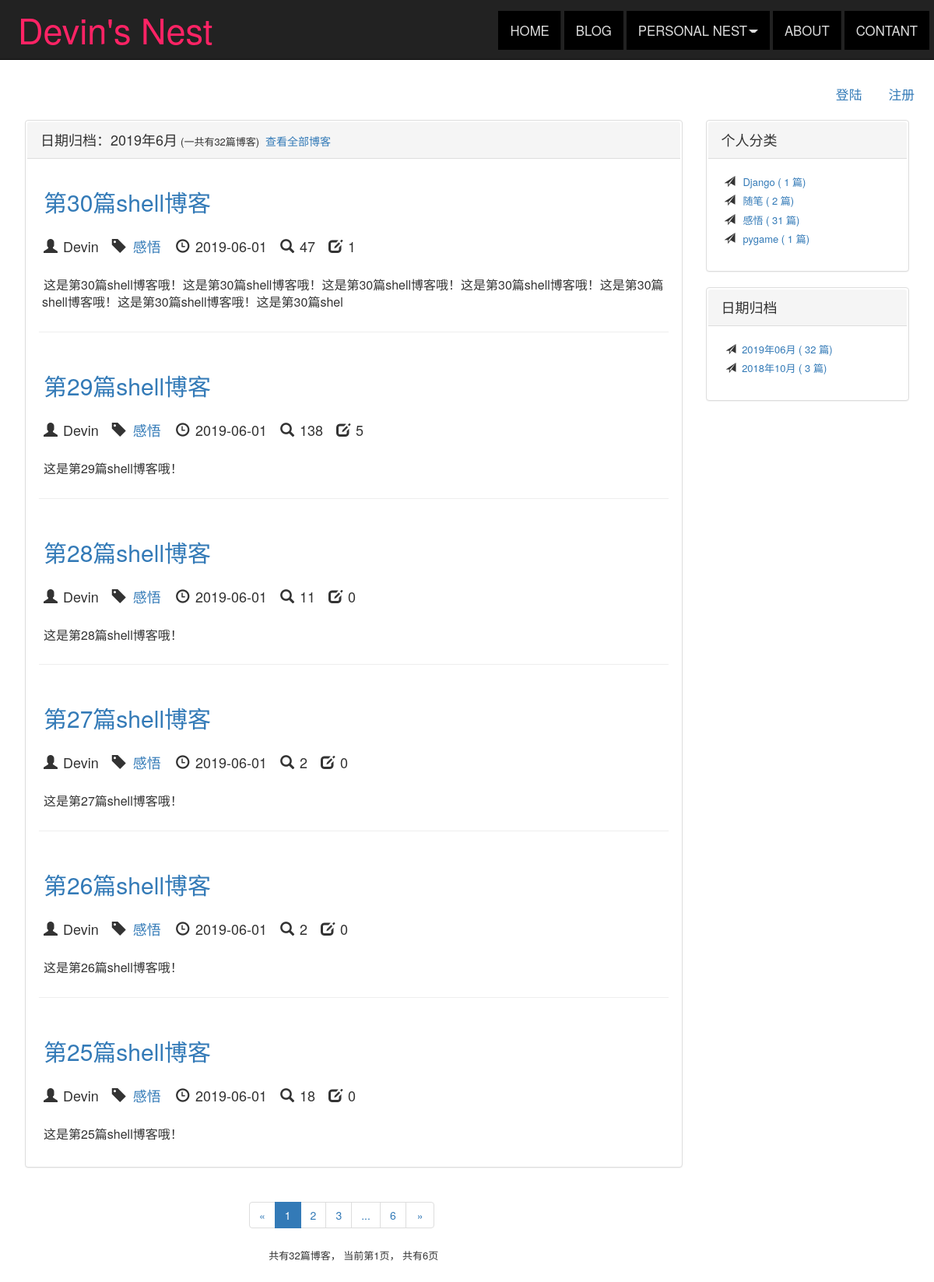
/blog/date/2019/6, run on the app's committed database.
### blog/models.py (models this page shows, shortened)
class Blog(models.Model, ReadNumExpandMethod):
    title = models.CharField(max_length=50)
    blog_type = models.ForeignKey(BlogType, on_delete=models.CASCADE)
    content = RichTextUploadingField()
    author = models.ForeignKey(User, on_delete=models.CASCADE)
    created_time = models.DateTimeField(auto_now_add=True)
    last_updated_time = models.DateTimeField(auto_now=True)
    class Meta:
        ordering = ['-created_time']

class BlogType(models.Model):
    type_name = models.CharField(max_length=15)
    def __str__(self):
        return self.type_name

### read_statistics/models.py (models this page shows)
class ReadNum(models.Model):
	read_num = models.IntegerField(default=0)
	content_type = models.ForeignKey(ContentType, on_delete=models.CASCADE)
	object_id = models.PositiveIntegerField()
	content_object = GenericForeignKey('content_type', 'object_id')

### blog/views.py (the view)
# urls.py: path('date/<int:year>/<int:month>', views.blogs_with_date, name="blogs_with_date")
def blogs_with_date(request,year,month):
    blogs_all_list = Blog.objects.filter(created_time__year=year,created_time__month=month)
    context = get_blog_list_common_data(request,blogs_all_list)
    context['blogs_with_date'] = '%s年%s月' %(year, month)
    return render(request, 'blog/blogs_with_date.html', context)

### comment/templatetags/comment_tags.py (called while the page is built)
@register.simple_tag
def get_comment_count(obj):
	content_type = ContentType.objects.get_for_model(obj)
	return Comment.objects.filter(content_type=content_type, object_id=obj.pk).count()

### read_statistics/models.py (called while the page is built)
	def get_read_num(self):
	    	try:
	    		ct = ContentType.objects.get_for_model(self)
	    		readnum = ReadNum.objects.get(content_type=ct, object_id=self.pk)
	    		return readnum.read_num
	    	except exceptions.ObjectDoesNotExist:
	    		return 0

### user/context_processors.py (called while the page is built)
def login_model_form(request):
    return {'login_model_form': LoginForm()}

### blog/templates/blog/blogs_with_date.html (shortened to what this page needs)
{% extends 'blog/blog_list.html' %}
{% block nav_blog_active %}active{% endblock %}
{% block blog_list_title %}
    <font size="4">日期归档：{{ blogs_with_date }}</font><font size="2">(一共有{{ page_of_blogs.paginator.count }}篇博客)</font>
    <a href="{% url 'blog_list' %}">查看全部博客</a>
{% endblock %}

### blog/templates/blog/blog_list.html (shortened to what this page needs)
{% extends 'base.html' %}
{% load staticfiles %}
{% load comment_tags %}
{% block header_extends %}
    <link rel="stylesheet" type="text/css" href="{% static 'blog.css' %}">
{% endblock %}
{% block content %}
    <div class="container2">
        <div class="col-sm-12">
            <ul class="nav navbar-nav navbar-right">
                {% if not user.is_authenticated %}
                    <li><a href="{% url 'login' %}?from={{request.get_full_path}}">
                        登陆</a>
                    </li>
                    <li><a href="{% url 'register' %}?from={{request.get_full_path}}">
                        注册</a>
                    </li>
                {% endif %}
            </ul>
        </div>
    </div>
    <br>
    <div class="container">
        <div class="row">
            <div class="col-sm-8 col-md-9 col-lg-9">
                <div class="panel panel-default one">
                    <div class="panel-heading">
                        {% block blog_list_title %}<font size=4>博客列表</font><font size="2">（一共有{{ page_of_blogs.paginator.count }}篇博客）</font>{% endblock %}
                    </div>
                    <div class="panel-body">
                        {% for blog in blogs %}
                            <div class="blog">
                                <h2><a href="{% url 'blog_detail' blog.pk %}">{{ blog.title }}</a></h2>
                                <p class="blog-into">
                                    <h4>
                                    <span class="glyphicon glyphicon-glyphicon glyphicon-user" aria-hidden="true"></span>
                                    {{ blog.author }}&nbsp;&nbsp;
                                    <span class="glyphicon glyphicon-tag"></span>
                                    <a href="{% url 'blogs_with_type' blog.blog_type.pk %}">{{ blog.blog_type }}</a>&nbsp;&nbsp;
                                    <span class="glyphicon glyphicon-glyphicon glyphicon-time" aria-hidden="true"></span>
                                    {{ blog.created_time|date:"Y-m-d" }}&nbsp;&nbsp;
                                    <span class="glyphicon glyphicon-glyphicon glyphicon-search" aria-hidden="true"></span>
                                    {{blog.get_read_num}}&nbsp;&nbsp;
                                    <span class="glyphicon glyphicon-glyphicon glyphicon-edit" aria-hidden="true"></span>
                                    {% get_comment_count blog %}&nbsp;&nbsp;
                                    </h4>
                                </p>
                                <p><font size="3">{{ blog.content|striptags|truncatechars:100 }}</font></p>
                            </div>
                        {% empty %}
                            <div class="blog">
                                <h4>-- 暂无博客，敬请期待 --</h4>
                            </div>
                        {% endfor %}
                    </div>
                </div>
                <div class="paginator">
                    <ul class="pagination">
                        <li>
                            {% if page_of_blogs.has_previous %}
                                <a href="?page={{page_of_blogs.previous_page_number}}" aria-label="Previous">
                                    <span aria-hidden="true">&laquo;</span>
                                </a>
                            {% else %}
                                <span aria-hidden="true">&laquo;</span>
                            {% endif %}
                        </li>
                        {% for page_num in page_range %}
                            {% if page_num == page_of_blogs.number %}
                                <li class="active"><span>{{page_num}}</span></li>
                            {% else %}
                                {% if page_num == '...' %}
                                    <li><span>{{'...'}}</span></li>
                                {% else %}
                                    <li><a href="?page={{ page_num }}" >{{page_num}}</a></li>
                                {% endif %}
                            {% endif %}
                        {% endfor %}
                        <li>
                            {% if page_of_blogs.has_next %}
                                <a href="?page={{page_of_blogs.next_page_number}}" aria-label="Next">
                                    <span aria-hidden="true">&raquo;</span>
                                </a>
                            {% else %}
                                <span aria-hidden="true">&raquo;</span>
                            {% endif %}
                        </li>
                    </ul>
                    <p><font size=2>
                        共有{{ page_of_blogs.paginator.count }}篇博客，
                        当前第{{ page_of_blogs.number }}页，
                        共有{{ page_of_blogs.paginator.num_pages }}页
                    </p></font>
                </div>
            </div>
            <div class="hidden-xs col-sm-4 col-md-3 col-lg-3">
                <div class="panel panel-default two">
                  <div class="panel-heading"><font size=4>个人分类</font></div>
                  <div class="panel-body">
                    <ul class="blog-types">
                        {% for blog_type in blog_types %}
                            <li> <span class="glyphicon glyphicon-send" aria-hidden="true"></span>
                                <a href="{% url 'blogs_with_type' blog_type.pk %}">
                                   <font size='2'>{{ blog_type.type_name }}  ( {{blog_type.blog_count}} 篇)</font>
                                </a>
                            </li>
                        {% empty %}
                            <li>暂无分类</li>
                        {% endfor %}
                    </ul>
                  </div>
                </div>
                <div class="panel panel-default three">
                    <div class="panel-heading"><font size=4>日期归档</font></div>
                    <div class="panel-body">
                        <ul>
                            {% for blog_date,blog_count in blog_dates.items %}
                                <li><font size='2'>
                                     <span class="glyphicon glyphicon-send" aria-hidden="true"></span><a href="{% url 'blogs_with_date' blog_date.year blog_date.month %}">
                                        {{ blog_date|date:"Y年m月" }} ( {{blog_count}} 篇)
                                    </a></font>
                                </li>
                            {% endfor %}
                        </ul>
                    </div>
                </div>
            </div>
        </div>
    </div>
{% endblock %}

### static/css/base.css (style rules this page uses)
* { margin: 0; padding: 2px; text-decoration: none !important; }
body { margin-top: 80px !important; text-decoration: none; }
ul { list-style-type: none; }
ul.nav.navbar-nav.navbar-right { font-size: 120%; margin-top: 4px; }

### blog/static/blog.css (style rules this page uses)
ul.blog-types { list-style-type: none; }
div.blog:not(:last-child) { margin-bottom: 2em; padding-bottom: 1em; border-bottom: 1px solid #eee; }
div.paginator { text-align: center; }

### data on the page
Blog: title "第30篇shell博客", author "Devin", blog_type "感悟", created_time "2019-06-01", get_read_num "47", id "1", content "这是第30篇shell博客哦！这是第30篇shell博客哦！这是第30篇shell博客哦！这是第30篇shell博客哦！这是第30篇shell博客哦！这是第30篇shell博客哦！这是第30篇shel"
Blog: title "第29篇shell博客", author "Devin", blog_type "感悟", created_time "2019-06-01", get_read_num "138", id "5", content "这是第29篇shell博客哦！"
Blog: title "第28篇shell博客", author "Devin", blog_type "感悟", created_time "2019-06-01", get_read_num "11", id "0", content "这是第28篇shell博客哦！"
Blog: title "第27篇shell博客", author "Devin", blog_type "感悟", created_time "2019-06-01", get_read_num "2", id "0", content "这是第27篇shell博客哦！"
Blog: title "第26篇shell博客", author "Devin", blog_type "感悟", created_time "2019-06-01", get_read_num "2", id "0", content "这是第26篇shell博客哦！"
Blog: title "第25篇shell博客", author "Devin", blog_type "感悟", created_time "2019-06-01", get_read_num "18", id "0", content "这是第25篇shell博客哦！"
BlogType: type_name "Django", blog_count "1"
BlogType: type_name "随笔", blog_count "2"
BlogType: type_name "感悟", blog_count "31"
BlogType: type_name "pygame", blog_count "1"

### other printed values
{{ blogs_with_date }} "2019年6月"
{{ page_of_blogs.paginator.count }} "32"
{{ page_num }} "1"
{{ page_num }} "2" "3" "6"
{{ '...' }} "..."
{{ page_of_blogs.number }} "1"
{{ page_of_blogs.paginator.num_pages }} "6"
{{ blog_date|date:"Y年m月" }} "2019年06月" "2018年10月"
{{ blog_count }} "32" "3"
